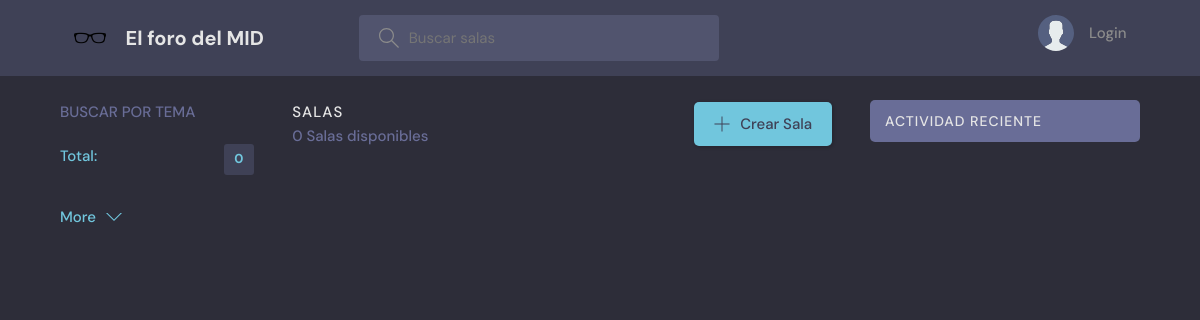
Before: / with the older database file.
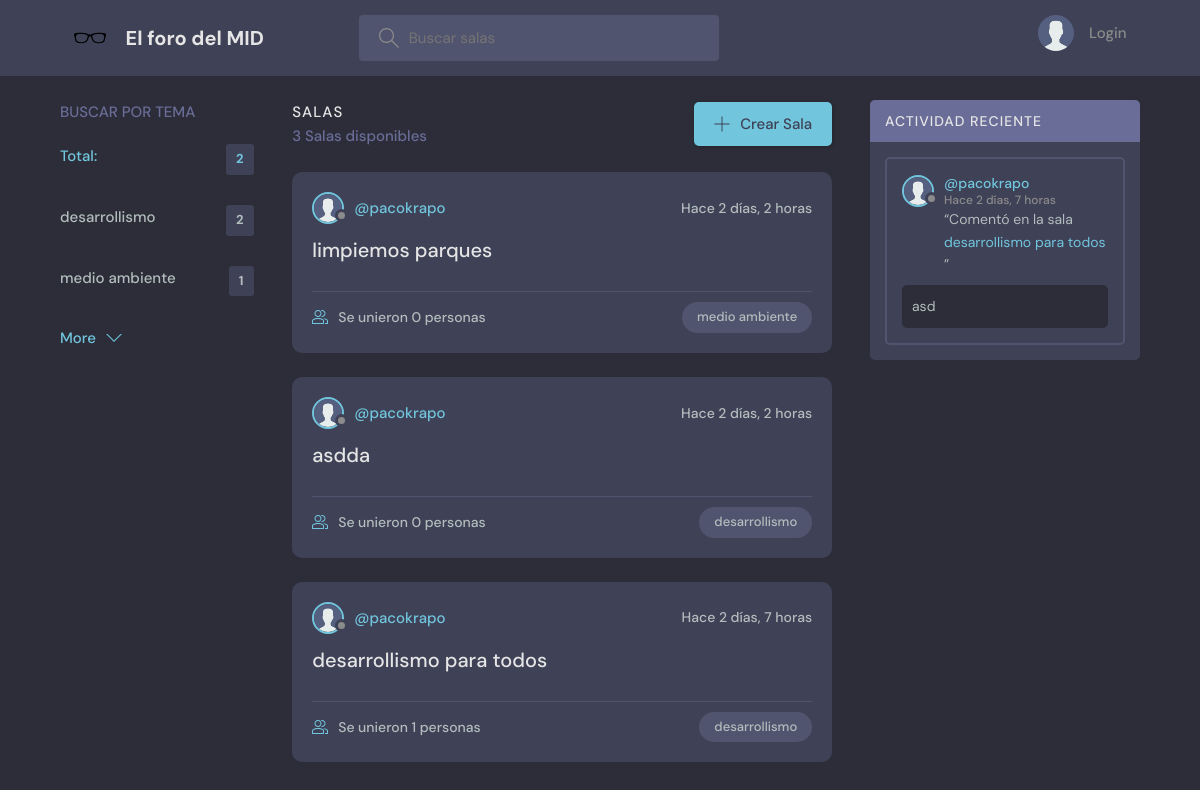
After: the same page with the newer database file.
### base/models.py (models this page shows, shortened)
class Topic(models.Model):
    id = models.AutoField(primary_key=True)
    name = models.CharField(max_length=200)

class Room(models.Model):
    id = models.AutoField(primary_key=True)
    host = models.ForeignKey(User, on_delete=models.SET_NULL, null=True)
    topic = models.ForeignKey(Topic, on_delete=models.SET_NULL, null=True)
    name = models.CharField(max_length=200)
    description = models.TextField(null=True, blank=True)
    participants = models.ManyToManyField(
        User, related_name='participants', blank=True)
    updated = models.DateTimeField(auto_now=True)
    created = models.DateTimeField(auto_now_add=True)
    class Meta:
        ordering = ['-updated', '-created']
    def __str__(self):
        return self.name

class User(AbstractUser):
    id = models.AutoField(primary_key=True)
    name = models.CharField(max_length=200, null=True)
    email = models.EmailField(unique=True, null=True)
    bio = models.TextField(null=True)
    avatar = models.ImageField(null=True, upload_to='avatars/', default="avatar.svg")
    username = models.CharField(max_length=150, unique=True)
    USERNAME_FIELD = 'email'  # Utiliza 'email' para la autenticación
    REQUIRED_FIELDS = []  # No requiere campos adicionales al registrar
    objects = CustomUserManager()

class Message(models.Model):
    id = models.AutoField(primary_key=True)
    user = models.ForeignKey(User, on_delete=models.CASCADE)
    room = models.ForeignKey(Room, on_delete=models.CASCADE)
    body = models.TextField()
    updated = models.DateTimeField(auto_now=True)
    created = models.DateTimeField(auto_now_add=True)
    class Meta:
        ordering = ['-updated', '-created']

### base/views.py (the view)
# urls.py: path('', views.home, name="home"),
def home(request):
    q = request.GET.get('q') if request.GET.get('q') != None else ''
    rooms = Room.objects.filter(
        Q(topic__name__icontains=q) |
        Q(name__icontains=q) |
        Q(description__icontains=q)
    )
    topics = Topic.objects.all()[0:5]
    room_count = rooms.count()
    room_messages = Message.objects.filter(
        Q(room__topic__name__icontains=q))[0:3]
    context = {'rooms': rooms, 'topics': topics,
               'room_count': room_count, 'room_messages': room_messages}
    return render(request, 'base/home.html', context)

### base/templates/base/home.html (shortened to what this page needs)
{% extends 'main.html' %}
{% block content %}
<main class="layout layout--3">
  <div class="container">
    {% include 'base/topics_component.html' %}
    <div class="roomList">
      <div class="roomList__header">
        <div>
          <h2>Salas</h2>
          <p>{{room_count}} Salas disponibles</p>
        </div>
        <a class="btn btn--main" href="{% url 'create-room' %}">
          <svg version="1.1" xmlns="http://www.w3.org/2000/svg" width="32" height="32" viewBox="0 0 32 32">
            <title>add</title>
            <path
              d="M16.943 0.943h-1.885v14.115h-14.115v1.885h14.115v14.115h1.885v-14.115h14.115v-1.885h-14.115v-14.115z">
            </path>
          </svg>
          Crear Sala
        </a>
      </div>
      {% include 'base/feed_component.html' %}
    </div>
    {% include 'base/activity_component.html' %}
  </div>
</main>
{% endblock %}

### base/templates/base/topics_component.html
<div class="topics">
    <div class="topics__header">
        <h2>Buscar por tema</h2>
    </div>
    <ul class="topics__list">
        <li>
            <a href="{% url 'home' %}" class="active">Total: <span>{{topics.count}}</span></a>
        </li>
        {% for topic in topics %}
        <li>
            <a href="{% url 'home' %}?q={{topic.name}}">{{topic.name}}<span>{{topic.room_set.all.count}}</span></a>
        </li>
        {% endfor %}
    </ul>
    <a class="btn btn--link" href="{% url 'topics' %}">
        More
        <svg version="1.1" xmlns="http://www.w3.org/2000/svg" width="32" height="32" viewBox="0 0 32 32">
            <title>chevron-down</title>
            <path d="M16 21l-13-13h-3l16 16 16-16h-3l-13 13z"></path>
        </svg>
    </a>
</div>

### base/templates/base/feed_component.html (shortened to what this page needs)
{% for room in rooms %}
<div class="roomListRoom">
    <div class="roomListRoom__header">
        <a href="{% url 'user-profile' room.host.id %}" class="roomListRoom__author">
            <div class="avatar avatar--small">
                <img src="{{room.host.avatar.url}}" />
            </div>
            <span>@{{room.host.username}}</span>
        </a>
        <div class="roomListRoom__actions">
            <span>Hace {{room.created|timesince}}</span>
        </div>
    </div>
    <div class="roomListRoom__content">
        <a href="{% url 'room' room.id %}">{{room.name}}</a>
    </div>
    <div class="roomListRoom__meta">
        <a href="{% url 'room' room.id %}" class="roomListRoom__joined">
            Se unieron {{room.participants.all.count}} personas
        </a>
        <p class="roomListRoom__topic">{{room.topic.name}}</p>
    </div>
</div>
{% endfor %}

### base/templates/base/activity_component.html (shortened to what this page needs)
<div class="activities">
    <div class="activities__header">
        <h2>Actividad reciente</h2>
    </div>
    {% for message in room_messages %}
    <div class="activities__box">
        <div class="activities__boxHeader roomListRoom__header">
            <a href="{% url 'user-profile' message.user.id %}" class="roomListRoom__author">
                <div class="avatar avatar--small">
                    <img src="{{message.user.avatar.url}}" />
                </div>
                <p>
                    @{{message.user.username}}
                    <span>Hace {{message.created|timesince}}</span>
                </p>
            </a>
        </div>
        <div class="activities__boxContent">
            <p>“Comentó en la sala<a href="{% url 'room' message.room.id %}">{{message.room}}</a>”</p>
            <div class="activities__boxRoomContent">{{message.body}}</div>
        </div>
    </div>
    {% endfor %}
</div>

Changed rows visible on the page:
added Topic: name "desarrollismo", room_set.all.count "2"
added Topic: name "medio ambiente", room_set.all.count "1"
added Room: host.avatar (placeholder picture), host.username "pacokrapo", created "2 días, 2 horas", name "limpiemos parques", participants.all.count "0", topic.name "medio ambiente"
added Room: host.avatar (placeholder picture), host.username "pacokrapo", created "2 días, 2 horas", name "asdda", participants.all.count "0", topic.name "desarrollismo"
added Room: host.avatar (placeholder picture), host.username "pacokrapo", created "2 días, 7 horas", name "desarrollismo para todos", participants.all.count "1", topic.name "desarrollismo"
added Message: user.avatar (placeholder picture), user.username "pacokrapo", created "2 días, 7 horas", room "desarrollismo para todos", body "asd"
Other visible differences:
{{ topics.count }}: "0" → "2"
{{ room_count }}: "0" → "3"
